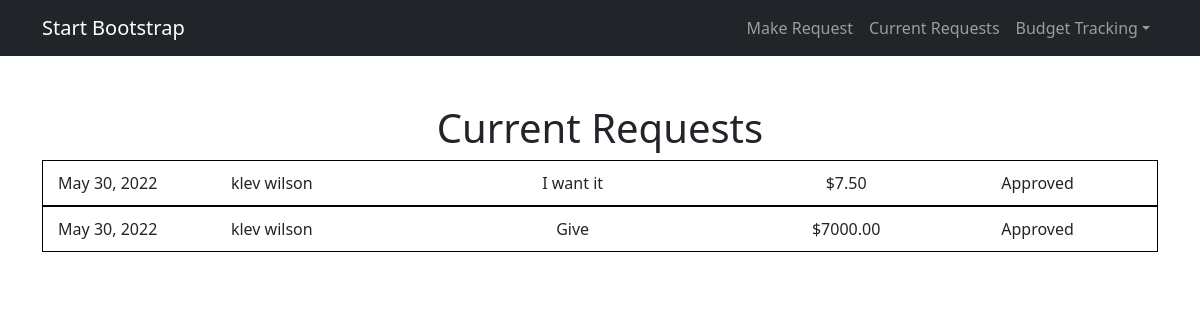
The app's page /current-requests/ (signed in) with its own data.
### main/models.py (models this page shows, shortened)
class ReimbursementRequest(models.Model):
    user = models.ForeignKey(User, on_delete=models.CASCADE)
    approved = models.BooleanField(default=False)
    date = models.DateField(default=d.today)
    reason = models.CharField(max_length=300)
    amount = models.DecimalField(max_digits=6, decimal_places=2)
    payable_to = models.CharField(max_length=50)

### main/views.py (the view)
# urls.py: path('current-requests/', views.current_requests, name="current_requests"),
def current_requests(response):
    if response.user.is_staff:
        items = rr.objects.all()
        if response.method == "POST":
            skip = True
            for i in response.POST:
                if not skip:
                    email_message = 'Your Reimbursement Request has been approved.\n'
                    email_message += 'If you have any problems or concerns please contact\n'
                    email_message += response.user.first_name + ' ' + response.user.last_name + '(' + response.user.email + ')\n'
                    email_message += 'Thank you'
                    rr.objects.filter(pk=int(i)).update(approved=True)
                else:
                    skip = False
    else:
        items = response.user.reimbursementrequest_set.all()
    return render(response, "main/current-requests.html", {"requests":items, "is_staff":response.user.is_staff})

### main/templates/main/current-requests.html (shortened to what this page needs)
{% extends 'main/base_sidebar.html' %}
{% block content %}
    <h1>Current Requests</h1>
        <form method="post" action="/current-requests/">
                {% for request in requests %}
                <div class="request">
                    <p>
                        <div class="date">{{request.date}}</div>
                        <div class="name">{{request.user.first_name}} {{request.user.last_name}}</div>
                        <div class="reason">{{request.reason}}</div>
                        <div class="amount">${{request.amount}}</div>
                        <div class="approve">
                            {% if request.approved %}
                                Approved
                            {% elif is_staff %}
                                <button type="submit" name="{{request.id}}" class="approve_button" onclick="return confirm('Are you sure you want to approve this request?')">Approve</button>
                            {% else %}
                                Not Approved
                            {% endif %}
                        </div>
                    </p>
                </div>
                {% endfor%}
        </form>
{% endblock %}

### main/templates/main/current-requests.html (style rules this page uses)
.request { border: 1px solid rgb(0, 0, 0); padding: 10px; display: flex; justify-content: space-between; }
.date { width: 10%; }
.name { width:20%; }
.reason { width:35%; }
.approve { width:20%; }
.amount { width:15%; }

### records on screen
ReimbursementRequest: date "May 30, 2022", user.first_name "klev", user.last_name "wilson", reason "I want it", amount "7.50", approved "Approved"
ReimbursementRequest: date "May 30, 2022", user.first_name "klev", user.last_name "wilson", reason "Give", amount "7000.00", approved "Approved"
